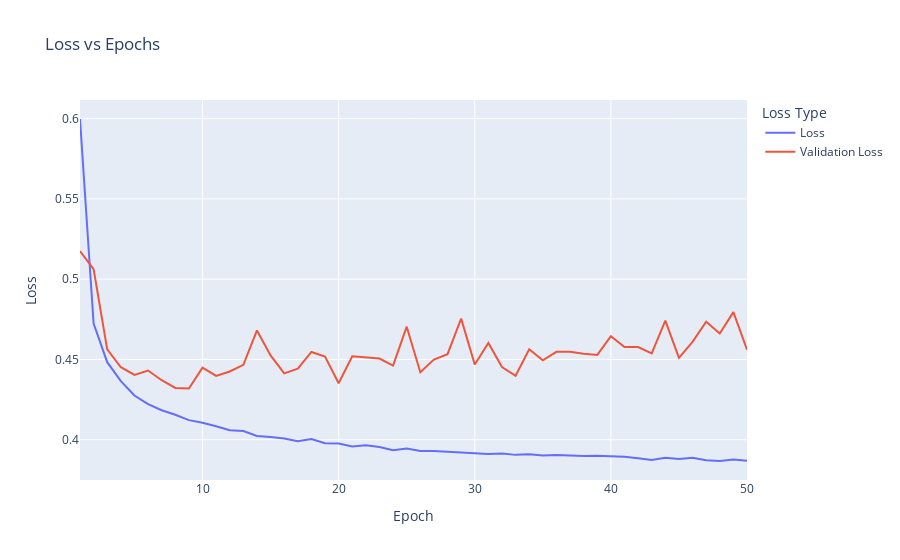

Write notebook code for a chart like this one.
### Code cell
import plotly.express as px
import pandas as pd

# Create a DataFrame from the training and validation loss history
history_data = {
    'Epoch': list(range(1, len(shallow_model.history.history['loss']) + 1)),
    'Loss': shallow_model.history.history['loss'],
    'Validation Loss': shallow_model.history.history['val_loss']
}

history_df = pd.DataFrame(history_data)

# Create the plot using Plotly Express
fig = px.line(history_df, x='Epoch', y=['Loss', 'Validation Loss'], 
              labels={'Epoch': 'Epoch', 'value': 'Loss'}, 
              title="Loss vs Epochs")
fig.update_layout(
    legend_title="Loss Type",
    xaxis_title="Epoch",
    yaxis_title="Loss"
)

# Show the plot
fig.show()

### Figure 1 — Plotly figure (JSON) as saved in the notebook; plotly's stock layout.template omitted (floating-point values rounded to 4 significant figures)
{"data": [{"hovertemplate": "variable=Loss<br>Epoch=%{x}<br>Loss=%{y}<extra></extra>", "legendgroup": "Loss", "line": {"color": "#636efa", "dash": "solid"}, "marker": {"symbol": "circle"}, "mode": "lines", "name": "Loss", "orientation": "v", "showlegend": true, "type": "scatter", "x": [1, 2, 3, 4, 5, 6, 7, 8, 9, 10, 11, 12, 13, 14, 15, 16, 17, 18, 19, 20, 21, 22, 23, 24, 25, 26, 27, 28, 29, 30, 31, 32, 33, 34, 35, 36, 37, 38, 39, 40, 41, 42, 43, 44, 45, 46, 47, 48, 49, 50], "xaxis": "x", "y": [0.5998, 0.4724, 0.4483, 0.4365, 0.4276, 0.4222, 0.4184, 0.4156, 0.4122, 0.4106, 0.4084, 0.406, 0.4054, 0.4023, 0.4017, 0.4008, 0.3991, 0.4005, 0.3978, 0.3976, 0.3958, 0.3966, 0.3955, 0.3935, 0.3945, 0.393, 0.393, 0.3925, 0.392, 0.3918, 0.3912, 0.3915, 0.3906, 0.3911, 0.3902, 0.3905, 0.3901, 0.3899, 0.3901, 0.3897, 0.3895, 0.3884, 0.3874, 0.3888, 0.388, 0.3888, 0.3873, 0.3868, 0.3876, 0.387], "yaxis": "y"}, {"hovertemplate": "variable=Validation Loss<br>Epoch=%{x}<br>Loss=%{y}<extra></extra>", "legendgroup": "Validation Loss", "line": {"color": "#EF553B", "dash": "solid"}, "marker": {"symbol": "circle"}, "mode": "lines", "name": "Validation Loss", "orientation": "v", "showlegend": true, "type": "scatter", "x": [1, 2, 3, 4, 5, 6, 7, 8, 9, 10, 11, 12, 13, 14, 15, 16, 17, 18, 19, 20, 21, 22, 23, 24, 25, 26, 27, 28, 29, 30, 31, 32, 33, 34, 35, 36, 37, 38, 39, 40, 41, 42, 43, 44, 45, 46, 47, 48, 49, 50], "xaxis": "x", "y": [0.5174, 0.5063, 0.4563, 0.4452, 0.4404, 0.4431, 0.4371, 0.4323, 0.4319, 0.445, 0.4398, 0.4425, 0.4466, 0.4681, 0.4525, 0.4413, 0.4443, 0.4547, 0.4518, 0.4352, 0.452, 0.4511, 0.4506, 0.4462, 0.4704, 0.4421, 0.4499, 0.4533, 0.4755, 0.4468, 0.4603, 0.4453, 0.4398, 0.4564, 0.4495, 0.4548, 0.4549, 0.4536, 0.4528, 0.4645, 0.4578, 0.4577, 0.4538, 0.4742, 0.451, 0.461, 0.4735, 0.4662, 0.4795, 0.4561], "yaxis": "y"}], "layout": {"legend": {"title": {"text": "Loss Type"}, "tracegroupgap": 0}, "title": {"text": "Loss vs Epochs"}, "xaxis": {"anchor": "y", "domain": [0, 1], "title": {"text": "Epoch"}}, "yaxis": {"anchor": "x", "domain": [0, 1], "title": {"text": "Loss"}}}}
